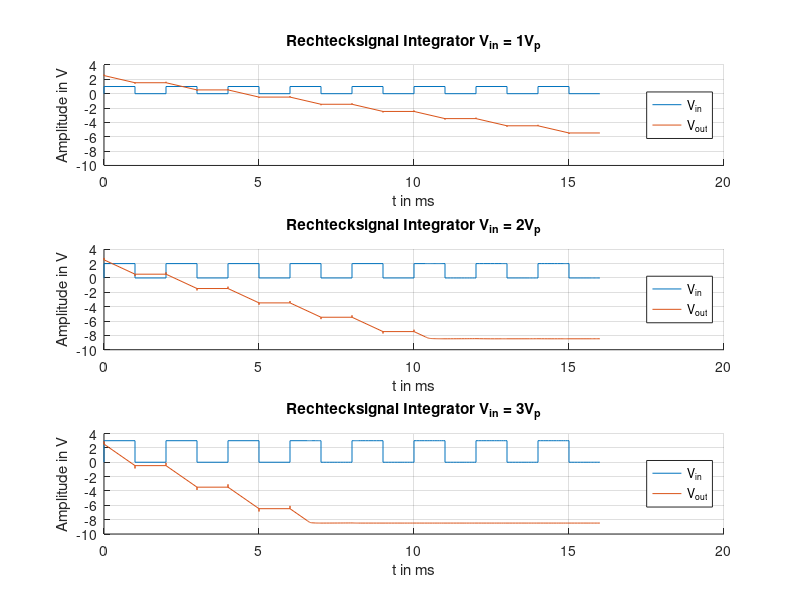

This chart was generated by the following MATLAB code:
clear all
close all
clc

%% Einlesen der Rohdaten
square_in_1V = fopen('Response_square_Integrator_1V.txt','r');
heading_sq_in_1V = textscan(square_in_1V,'%s %s %s',1);
fgetl(square_in_1V);
data1 = textscan(square_in_1V,'%n %n %n');
fclose(square_in_1V);

square_in_2V = fopen('Response_square_Integrator_2V.txt','r');
heading_sq_in_2V = textscan(square_in_2V,'%s %s %s',1);
fgetl(square_in_2V);
data2 = textscan(square_in_2V,'%n %n %n');
fclose(square_in_2V); 

square_in_3V = fopen('Response_square_Integrator_3V.txt','r');
heading_sq_in_3V = textscan(square_in_3V,'%s %s %s',1);
fgetl(square_in_3V);
data3 = textscan(square_in_3V,'%n %n %n');
fclose(square_in_3V);

%% Anlegen der Vektoren
time_sq_in_1V = cell2mat(data1(1)).*1e3;
in_sq_1V = cell2mat(data1(2));
out_sq_1V = cell2mat(data1(3));

time_sq_in_2V = cell2mat(data2(1)).*1e3;
in_sq_2V = cell2mat(data2(2));
out_sq_2V = cell2mat(data2(3));

time_sq_in_3V = cell2mat(data3(1)).*1e3;
in_sq_3V = cell2mat(data3(2));
out_sq_3V = cell2mat(data3(3));

%% Plot der Simulationen

figure(1)
subplot(311)
hold all
plot(time_sq_in_1V, in_sq_1V)
plot(time_sq_in_1V, out_sq_1V)
title('Rechtecksignal Integrator V_{in} = 1V_p')
xlabel('t in ms')
ylabel('Amplitude in V')
legend('V_{in}', 'V_{out}')
legend('Location','east')
ylim([-10 4])
grid;
subplot(312)
hold all
plot(time_sq_in_2V, in_sq_2V)
plot(time_sq_in_2V, out_sq_2V)
title('Rechtecksignal Integrator V_{in} = 2V_p')
xlabel('t in ms')
ylabel('Amplitude in V')
legend('V_{in}', 'V_{out}')
legend('Location','east')
grid;
subplot(313)
hold all
plot(time_sq_in_3V, in_sq_3V)
plot(time_sq_in_3V, out_sq_3V)
title('Rechtecksignal Integrator V_{in} = 3V_p')
xlabel('t in ms')
ylabel('Amplitude in V')
legend('V_{in}', 'V_{out}')
legend('Location','east')
grid;



